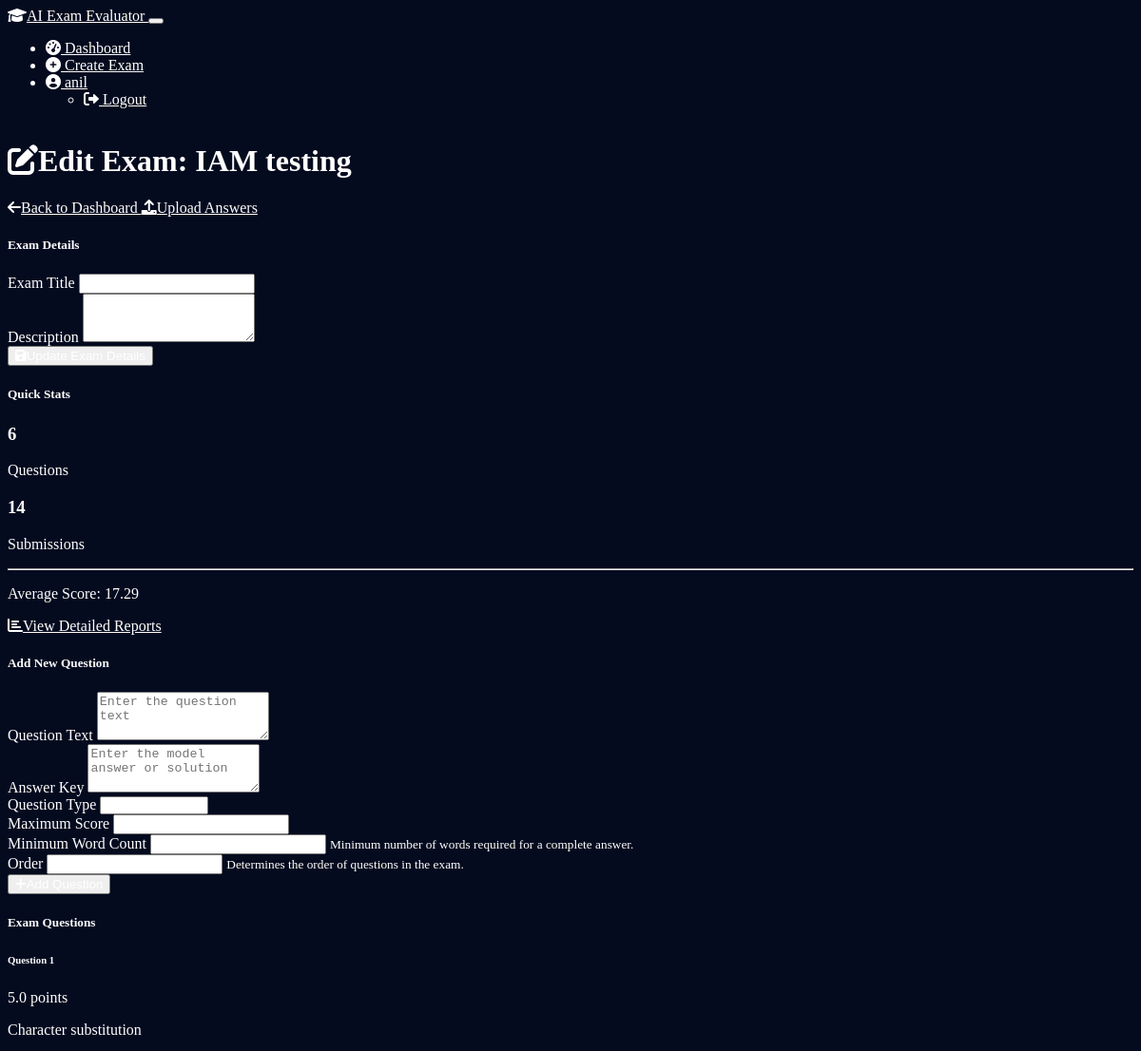
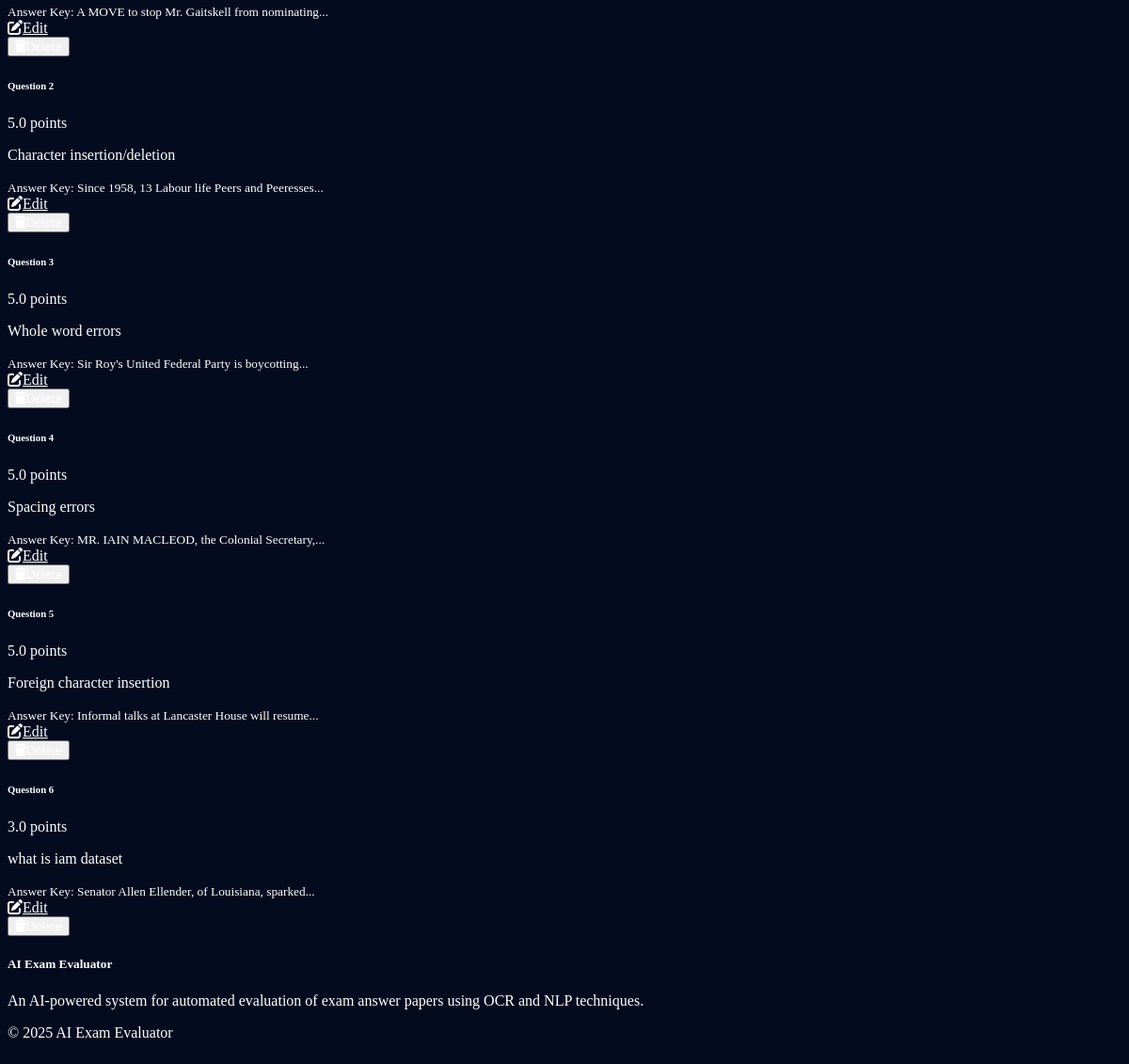
Page /exam/1/edit (signed in) on the committed database (2 pictures, top to bottom).
### models.py (models this page shows, shortened)
class User(UserMixin, db.Model):
    id = db.Column(db.Integer, primary_key=True)
    username = db.Column(db.String(64), unique=True, nullable=False)
    email = db.Column(db.String(120), unique=True, nullable=False)
    password_hash = db.Column(db.String(256))
    is_faculty = db.Column(db.Boolean, default=True)
    created_at = db.Column(db.DateTime, default=datetime.utcnow)
    exams = db.relationship('Exam', backref='faculty', lazy=True)

class Exam(db.Model):
    id = db.Column(db.Integer, primary_key=True)
    title = db.Column(db.String(128), nullable=False)
    description = db.Column(db.Text)
    created_at = db.Column(db.DateTime, default=datetime.utcnow)
    faculty_id = db.Column(db.Integer, db.ForeignKey('user.id'), nullable=False)
    questions = db.relationship('Question', backref='exam', lazy=True, cascade="all, delete-orphan")
    submissions = db.relationship('Submission', backref='exam', lazy=True, cascade="all, delete-orphan")

class Question(db.Model):
    id = db.Column(db.Integer, primary_key=True)
    exam_id = db.Column(db.Integer, db.ForeignKey('exam.id'), nullable=False)
    text = db.Column(db.Text, nullable=False)
    answer_key = db.Column(db.Text, nullable=False)
    max_score = db.Column(db.Float, default=1.0)
    min_word_count = db.Column(db.Integer, default=50)
    question_type = db.Column(db.String(20), default='text')  # text, mcq, etc.
    order = db.Column(db.Integer, default=0)

### routes/exam_routes.py (the view, shortened to what this page needs)
@exam_bp.route('/exam/<int:exam_id>/edit', methods=['GET', 'POST'])
@login_required
def edit_exam(exam_id):
    exam = Exam.query.get_or_404(exam_id)
    if exam.faculty_id != current_user.id:
        flash('You do not have permission to edit this exam.', 'danger')
        return redirect(url_for('exam.dashboard'))
    questions = Question.query.filter_by(exam_id=exam_id).order_by(Question.order).all()
    exam_form = ExamForm(obj=exam)
    if exam_form.validate_on_submit() and 'update_exam' in request.form:
        exam_form.populate_obj(exam)
        db.session.commit()
        flash('Exam updated successfully!', 'success')
        return redirect(url_for('exam.edit_exam', exam_id=exam_id))
    question_form = QuestionForm()
    return render_template(
        'upload_exam.html',
        exam=exam,
        exam_form=exam_form,
        question_form=question_form,
        questions=questions,
        title="Edit Exam"
    )

### templates/upload_exam.html (shortened to what this page needs)
{% extends "layout.html" %}
{% block content %}
<div class="container">
  <div class="d-flex justify-content-between align-items-center mb-4">
    <h1 class="h2">
      {% if exam %}
        <i class="fas fa-edit me-2"></i>Edit Exam: {{ exam.title }}
      {% elif question %}
        <i class="fas fa-question-circle me-2"></i>Edit Question
      {% else %}
        <i class="fas fa-plus-circle me-2"></i>Create New Exam
      {% endif %}
    </h1>
    {% if exam %}
    <div>
      <a href="{{ url_for('exam.dashboard') }}" class="btn btn-outline-secondary me-2">
        <i class="fas fa-arrow-left me-1"></i>Back to Dashboard
      </a>
      <a href="{{ url_for('exam.upload_answers', exam_id=exam.id) }}" class="btn btn-success">
        <i class="fas fa-upload me-1"></i>Upload Answers
      </a>
    </div>
    {% endif %}
  </div>
  {% if exam %}
    <div class="row">
      <div class="col-md-5">
        <div class="card shadow-sm mb-4">
          <div class="card-header">
            <h5 class="card-title mb-0">Exam Details</h5>
          </div>
          <div class="card-body">
            <form method="POST" action="{{ url_for('exam.edit_exam', exam_id=exam.id) }}">
              <div class="mb-3">
                <label for="title" class="form-label">Exam Title</label>
                {{ exam_form.title(class="form-control", id="title") }}
              </div>
              <div class="mb-3">
                <label for="description" class="form-label">Description</label>
                {{ exam_form.description(class="form-control", id="description", rows=3) }}
              </div>
              <div class="d-grid">
                <button type="submit" name="update_exam" class="btn btn-primary">
                  <i class="fas fa-save me-1"></i>Update Exam Details
                </button>
              </div>
            </form>
          </div>
        </div>
        {% if questions and exam.submissions %}
          <div class="card shadow-sm mb-4">
            <div class="card-header">
              <h5 class="card-title mb-0">Quick Stats</h5>
            </div>
            <div class="card-body">
              <div class="row text-center">
                <div class="col-6">
                  <h3>{{ questions|length }}</h3>
                  <p class="text-muted">Questions</p>
                </div>
                <div class="col-6">
                  <h3>{{ exam.submissions|length }}</h3>
                  <p class="text-muted">Submissions</p>
                </div>
              </div>
              <hr>
              <p class="mb-1">Average Score:
                {% if exam.submissions %}
                  {% set avg_score = exam.submissions|map(attribute='total_score')|sum / exam.submissions|length %}
                  <span class="
                    {% if avg_score >= 75 %}text-success{% elif avg_score >= 50 %}text-warning{% else %}text-danger{% endif %}
                  ">{{ avg_score|round(2) }}</span>
                {% else %}
                  <span class="text-muted">No data</span>
                {% endif %}
              </p>
              <a href="{{ url_for('report.exam_reports', exam_id=exam.id) }}" class="btn btn-sm btn-outline-info w-100 mt-2">
                <i class="fas fa-chart-bar me-1"></i>View Detailed Reports
              </a>
            </div>
          </div>
        {% endif %}
      </div>
      <div class="col-md-7">
        {% if question %}
          <div class="card shadow-sm mb-4">
            <div class="card-header">
              <h5 class="card-title mb-0">Edit Question</h5>
            </div>
            <div class="card-body">
              <form method="POST" action="{{ url_for('exam.edit_question', exam_id=exam.id, question_id=question.id) }}">
                {{ question_form.hidden_tag() }}
                <div class="mb-3">
                  <label for="text" class="form-label">Question Text</label>
                  {{ question_form.text(class="form-control", id="text", rows=3) }}
                  {% if question_form.text.errors %}
                    <div class="text-danger">
                      {% for error in question_form.text.errors %}
                        <small>{{ error }}</small>
                      {% endfor %}
                    </div>
                  {% endif %}
                </div>
                <div class="mb-3">
                  <label for="answer_key" class="form-label">Answer Key</label>
                  {{ question_form.answer_key(class="form-control", id="answer_key", rows=3) }}
                  {% if question_form.answer_key.errors %}
                    <div class="text-danger">
                      {% for error in question_form.answer_key.errors %}
                        <small>{{ error }}</small>
                      {% endfor %}
                    </div>
                  {% endif %}
                </div>
                <div class="row">
                  <div class="col-md-6 mb-3">
                    <label for="question_type" class="form-label">Question Type</label>
                    {{ question_form.question_type(class="form-control", id="question_type") }}
                  </div>
                  <div class="col-md-6 mb-3">
                    <label for="max_score" class="form-label">Maximum Score</label>
                    {{ question_form.max_score(class="form-control", id="max_score", type="number", step="0.5") }}
                  </div>
                </div>
                <div class="mb-3">
                  <label for="min_word_count" class="form-label">Minimum Word Count</label>
                  {{ question_form.min_word_count(class="form-control", id="min_word_count", placeholder="Enter minimum word count required") }}
                  <small class="form-text text-muted">Minimum number of words required for a complete answer.</small>
                </div>
                <div class="mb-3">
                  <label for="order" class="form-label">Order</label>
                  {{ question_form.order(class="form-control", id="order", type="number") }}
                  <small class="form-text text-muted">Determines the order of questions in the exam.</small>
                </div>
                <div class="d-flex justify-content-between">
                  <a href="{{ url_for('exam.edit_exam', exam_id=exam.id) }}" class="btn btn-outline-secondary">
                    <i class="fas fa-times me-1"></i>Cancel
                  </a>
                  <button type="submit" class="btn btn-primary">
                    <i class="fas fa-save me-1"></i>Save Question
                  </button>
                </div>
              </form>
            </div>
          </div>
        {% else %}
          <div class="card shadow-sm mb-4">
            <div class="card-header">
              <h5 class="card-title mb-0">Add New Question</h5>
            </div>
            <div class="card-body">
              <form method="POST" action="{{ url_for('exam.edit_exam', exam_id=exam.id) }}">
                <div class="mb-3">
                  <label for="text" class="form-label">Question Text</label>
                  {{ question_form.text(class="form-control", id="text", rows=3, placeholder="Enter the question text") }}
                </div>
                <div class="mb-3">
                  <label for="answer_key" class="form-label">Answer Key</label>
                  {{ question_form.answer_key(class="form-control", id="answer_key", rows=3, placeholder="Enter the model answer or solution") }}
                </div>
                <div class="row">
                  <div class="col-md-6 mb-3">
                    <label for="question_type" class="form-label">Question Type</label>
                    {{ question_form.question_type(class="form-control", id="question_type") }}
                  </div>
                  <div class="col-md-6 mb-3">
                    <label for="max_score" class="form-label">Maximum Score</label>
                    {{ question_form.max_score(class="form-control", id="max_score", type="number", step="0.5") }}
                  </div>
                </div>
                <div class="mb-3">
                  <label for="min_word_count" class="form-label">Minimum Word Count</label>
                  {{ question_form.min_word_count(class="form-control", id="min_word_count", placeholder="Enter minimum word count required") }}
                  <small class="form-text text-muted">Minimum number of words required for a complete answer.</small>
                </div>
                <div class="mb-3">
                  <label for="order" class="form-label">Order</label>
                  {{ question_form.order(class="form-control", id="order", type="number") }}
                  <small class="form-text text-muted">Determines the order of questions in the exam.</small>
                </div>
                <div class="d-grid">
                  <button type="submit" name="add_question" class="btn btn-success">
                    <i class="fas fa-plus me-1"></i>Add Question
                  </button>
                </div>
              </form>
            </div>
          </div>
        {% endif %}
        {% if questions %}
          <div class="card shadow-sm">
            <div class="card-header">
              <h5 class="card-title mb-0">Exam Questions</h5>
            </div>
            <div class="card-body">
              <div class="list-group question-list">
                {% for q in questions|sort(attribute='order') %}
                  <div class="list-group-item question-item">
                    <div class="d-flex justify-content-between">
                      <h6 class="mb-1">Question {{ q.order + 1 }}</h6>
                      <span class="badge bg-primary">{{ q.max_score }} points</span>
                    </div>
                    <p class="mb-1">{{ q.text|truncate(100) }}</p>
                    <small class="text-muted">
                      Answer Key: {{ q.answer_key|truncate(50) }}
                    </small>
                    <div class="mt-2 question-actions">
                      <a href="{{ url_for('exam.edit_question', exam_id=exam.id, question_id=q.id) }}" class="btn btn-sm btn-outline-primary">
                        <i class="fas fa-edit me-1"></i>Edit
                      </a>
                      <form action="{{ url_for('exam.delete_question', exam_id=exam.id, question_id=q.id) }}" method="POST" class="d-inline" onsubmit="return confirm('Are you sure you want to delete this question?');">
                        <button type="submit" class="btn btn-sm btn-outline-danger">
                          <i class="fas fa-trash me-1"></i>Delete
                        </button>
                      </form>
                    </div>
                  </div>
                {% endfor %}
              </div>
            </div>
          </div>
        {% endif %}
      </div>
    </div>
  {% endif %}
</div>
{% endblock %}

### templates/layout.html (shortened to what this page needs)
<!DOCTYPE html>
<html lang="en">
<head>
  <link rel="stylesheet" href="https://cdn.replit.com/agent/bootstrap-agent-dark-theme.min.css">
  <link rel="stylesheet" href="https://cdnjs.cloudflare.com/ajax/libs/font-awesome/6.0.0/css/all.min.css">
  <link rel="stylesheet" href="{{ url_for('static', filename='css/custom.css') }}">
</head>
<body data-bs-theme="dark">
  <nav class="navbar navbar-expand-lg navbar-dark bg-dark">
    <div class="container">
      <a class="navbar-brand" href="{{ url_for('auth.index') }}">
        <i class="fas fa-graduation-cap me-2"></i>AI Exam Evaluator
      </a>
      <button class="navbar-toggler" type="button" data-bs-toggle="collapse" data-bs-target="#navbarNav">
      </button>
      <div class="collapse navbar-collapse" id="navbarNav">
        <ul class="navbar-nav ms-auto">
          {% if current_user.is_authenticated %}
            <li class="nav-item">
              <a class="nav-link" href="{{ url_for('exam.dashboard') }}">
                <i class="fas fa-tachometer-alt me-1"></i> Dashboard
              </a>
            </li>
            <li class="nav-item">
              <a class="nav-link" href="{{ url_for('exam.create_exam') }}">
                <i class="fas fa-plus-circle me-1"></i> Create Exam
              </a>
            </li>
            <li class="nav-item dropdown">
              <a class="nav-link dropdown-toggle" href="#" id="navbarDropdown" role="button" data-bs-toggle="dropdown">
                <i class="fas fa-user-circle me-1"></i> {{ current_user.username }}
              </a>
              <ul class="dropdown-menu dropdown-menu-end">
                <li>
                  <a class="dropdown-item" href="{{ url_for('auth.logout') }}">
                    <i class="fas fa-sign-out-alt me-1"></i> Logout
                  </a>
                </li>
              </ul>
            </li>
          {% endif %}
        </ul>
      </div>
    </div>
  </nav>
  <main class="container py-4">
    {% block content %}{% endblock %}
  </main>
  <footer class="bg-dark text-light py-4 mt-5">
    <div class="container">
      <div class="row">
        <div class="col-md-6">
          <h5>AI Exam Evaluator</h5>
          <p>An AI-powered system for automated evaluation of exam answer papers using OCR and NLP techniques.</p>
        </div>
        <div class="col-md-6 text-md-end">
          <p>&copy; 2025 AI Exam Evaluator</p>
        </div>
      </div>
    </div>
  </footer>
</body>
</html>

### rows in the picture
User: username "anil"
Exam: title "IAM testing"
Question: q.order+1 "1", max_score "5.0", text "Character substitution", answer_key "A MOVE to stop Mr. Gaitskell from nominating..."
Question: q.order+1 "2", max_score "5.0", text "Character insertion/deletion", answer_key "Since 1958, 13 Labour life Peers and Peeresses..."
Question: q.order+1 "3", max_score "5.0", text "Whole word errors", answer_key "Sir Roy's United Federal Party is boycotting..."
Question: q.order+1 "4", max_score "5.0", text "Spacing errors", answer_key "MR. IAIN MACLEOD, the Colonial Secretary,..."
Question: q.order+1 "5", max_score "5.0", text "Foreign character insertion", answer_key "Informal talks at Lancaster House will resume..."
Question: q.order+1 "6", max_score "3.0", text "what is iam dataset", answer_key "Senator Allen Ellender, of Louisiana, sparked..."

### other values in the picture
{{ questions|length }} "6"
{{ exam.submissions|length }} "14"
{{ avg_score|round(2) }} "17.29"
